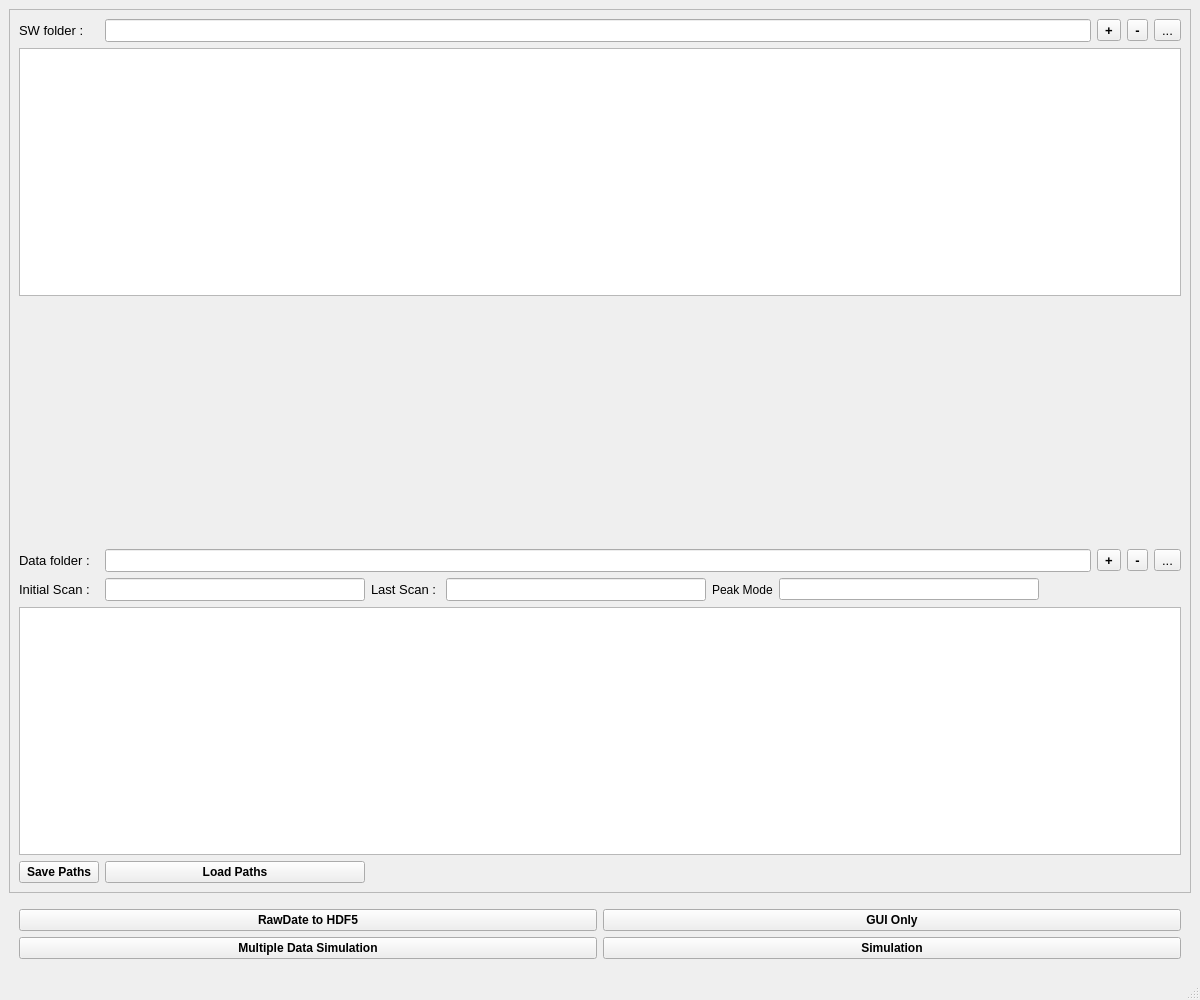
<?xml version="1.0" encoding="UTF-8"?>
<ui version="4.0">
 <class>MainWindow</class>
 <widget class="QMainWindow" name="MainWindow">
  <property name="geometry">
   <rect>
    <x>0</x>
    <y>0</y>
    <width>1200</width>
    <height>1000</height>
   </rect>
  </property>
  <property name="windowTitle">
   <string>Radar Simulation</string>
  </property>
  <widget class="QWidget" name="centralwidget">
   <layout class="QGridLayout" name="gridLayout">
    <item row="0" column="1">
     <widget class="QScrollArea" name="scrollArea">
      <property name="widgetResizable">
       <bool>true</bool>
      </property>
      <widget class="QWidget" name="scrollAreaWidgetContents">
       <property name="geometry">
        <rect>
         <x>0</x>
         <y>0</y>
         <width>1172</width>
         <height>836</height>
        </rect>
       </property>
       <layout class="QGridLayout" name="gridLayout_2">
        <item row="8" column="1">
         <widget class="QPushButton" name="pushButton_Load">
          <property name="font">
           <font>
            <weight>75</weight>
            <bold>true</bold>
           </font>
          </property>
          <property name="text">
           <string>Load Paths</string>
          </property>
         </widget>
        </item>
        <item row="2" column="0">
         <spacer name="verticalSpacer">
          <property name="orientation">
           <enum>Qt::Vertical</enum>
          </property>
          <property name="sizeHint" stdset="0">
           <size>
            <width>20</width>
            <height>40</height>
           </size>
          </property>
         </spacer>
        </item>
        <item row="3" column="0">
         <widget class="QLabel" name="label_2">
          <property name="font">
           <font>
            <pointsize>10</pointsize>
           </font>
          </property>
          <property name="text">
           <string>Data folder : </string>
          </property>
         </widget>
        </item>
        <item row="3" column="10">
         <widget class="QToolButton" name="toolButton_DelPath2">
          <property name="font">
           <font>
            <pointsize>10</pointsize>
            <weight>75</weight>
            <bold>true</bold>
           </font>
          </property>
          <property name="text">
           <string>-</string>
          </property>
         </widget>
        </item>
        <item row="3" column="11">
         <widget class="QToolButton" name="toolButton_Path2">
          <property name="font">
           <font>
            <pointsize>10</pointsize>
           </font>
          </property>
          <property name="text">
           <string>...</string>
          </property>
         </widget>
        </item>
        <item row="0" column="10">
         <widget class="QToolButton" name="toolButton_DelPath1">
          <property name="font">
           <font>
            <pointsize>10</pointsize>
            <weight>75</weight>
            <bold>true</bold>
           </font>
          </property>
          <property name="text">
           <string>-</string>
          </property>
         </widget>
        </item>
        <item row="3" column="1" colspan="8">
         <widget class="QLineEdit" name="lineEdit_Data_Path">
          <property name="font">
           <font>
            <pointsize>10</pointsize>
           </font>
          </property>
         </widget>
        </item>
        <item row="0" column="1" colspan="8">
         <widget class="QLineEdit" name="lineEdit_SW_Path">
          <property name="font">
           <font>
            <pointsize>10</pointsize>
           </font>
          </property>
         </widget>
        </item>
        <item row="0" column="0">
         <widget class="QLabel" name="label">
          <property name="font">
           <font>
            <pointsize>10</pointsize>
           </font>
          </property>
          <property name="text">
           <string>SW folder :</string>
          </property>
         </widget>
        </item>
        <item row="8" column="0">
         <widget class="QPushButton" name="pushButton_Save">
          <property name="font">
           <font>
            <weight>75</weight>
            <bold>true</bold>
           </font>
          </property>
          <property name="text">
           <string>Save Paths</string>
          </property>
         </widget>
        </item>
        <item row="0" column="11">
         <widget class="QToolButton" name="toolButton_Path1">
          <property name="font">
           <font>
            <pointsize>10</pointsize>
           </font>
          </property>
          <property name="text">
           <string>...</string>
          </property>
         </widget>
        </item>
        <item row="0" column="9">
         <widget class="QToolButton" name="toolButton_AddPath1">
          <property name="font">
           <font>
            <pointsize>10</pointsize>
            <weight>75</weight>
            <bold>true</bold>
           </font>
          </property>
          <property name="text">
           <string>+</string>
          </property>
         </widget>
        </item>
        <item row="1" column="0" colspan="12">
         <widget class="QListWidget" name="listWidget_SW"/>
        </item>
        <item row="3" column="9">
         <widget class="QToolButton" name="toolButton_AddPath2">
          <property name="font">
           <font>
            <pointsize>10</pointsize>
            <weight>75</weight>
            <bold>true</bold>
           </font>
          </property>
          <property name="text">
           <string>+</string>
          </property>
         </widget>
        </item>
        <item row="6" column="0">
         <widget class="QLabel" name="label_3">
          <property name="font">
           <font>
            <pointsize>10</pointsize>
           </font>
          </property>
          <property name="text">
           <string>Initial Scan : </string>
          </property>
         </widget>
        </item>
        <item row="6" column="1">
         <widget class="QLineEdit" name="lineEdit_InitScan">
          <property name="font">
           <font>
            <pointsize>10</pointsize>
           </font>
          </property>
         </widget>
        </item>
        <item row="6" column="2">
         <widget class="QLabel" name="label_4">
          <property name="font">
           <font>
            <pointsize>10</pointsize>
           </font>
          </property>
          <property name="text">
           <string>Last Scan : </string>
          </property>
         </widget>
        </item>
        <item row="7" column="0" colspan="12">
         <widget class="QListWidget" name="listWidget_Data"/>
        </item>
        <item row="6" column="3">
         <widget class="QLineEdit" name="lineEdit_LastScan">
          <property name="font">
           <font>
            <pointsize>10</pointsize>
           </font>
          </property>
         </widget>
        </item>
        <item row="6" column="4">
         <widget class="QLabel" name="label_5">
          <property name="text">
           <string>Peak Mode</string>
          </property>
         </widget>
        </item>
        <item row="6" column="5">
         <widget class="QLineEdit" name="lineEdit_PeakMode"/>
        </item>
        <item row="6" column="6" colspan="2">
         <spacer name="horizontalSpacer">
          <property name="orientation">
           <enum>Qt::Horizontal</enum>
          </property>
          <property name="sizeHint" stdset="0">
           <size>
            <width>40</width>
            <height>20</height>
           </size>
          </property>
         </spacer>
        </item>
       </layout>
      </widget>
     </widget>
    </item>
    <item row="2" column="1">
     <layout class="QGridLayout" name="gridLayout_4">
      <property name="leftMargin">
       <number>10</number>
      </property>
      <property name="topMargin">
       <number>10</number>
      </property>
      <property name="rightMargin">
       <number>10</number>
      </property>
      <property name="bottomMargin">
       <number>10</number>
      </property>
      <item row="3" column="3">
       <widget class="QPushButton" name="pushButton_Sim">
        <property name="font">
         <font>
          <weight>75</weight>
          <bold>true</bold>
         </font>
        </property>
        <property name="text">
         <string>Simulation</string>
        </property>
       </widget>
      </item>
      <item row="0" column="3">
       <widget class="QPushButton" name="pushButton_GUI">
        <property name="font">
         <font>
          <weight>75</weight>
          <bold>true</bold>
         </font>
        </property>
        <property name="text">
         <string>GUI Only</string>
        </property>
       </widget>
      </item>
      <item row="0" column="2">
       <widget class="QPushButton" name="pushButton_HDF5">
        <property name="font">
         <font>
          <weight>75</weight>
          <bold>true</bold>
         </font>
        </property>
        <property name="text">
         <string>RawDate to HDF5</string>
        </property>
       </widget>
      </item>
      <item row="3" column="2">
       <widget class="QPushButton" name="pushButton_MultiSim">
        <property name="font">
         <font>
          <weight>75</weight>
          <bold>true</bold>
         </font>
        </property>
        <property name="text">
         <string>Multiple Data Simulation</string>
        </property>
       </widget>
      </item>
     </layout>
    </item>
   </layout>
  </widget>
  <widget class="QStatusBar" name="statusbar"/>
 </widget>
 <tabstops>
  <tabstop>scrollArea</tabstop>
  <tabstop>lineEdit_SW_Path</tabstop>
  <tabstop>lineEdit_Data_Path</tabstop>
  <tabstop>toolButton_AddPath1</tabstop>
  <tabstop>toolButton_DelPath1</tabstop>
  <tabstop>toolButton_Path1</tabstop>
  <tabstop>toolButton_AddPath2</tabstop>
  <tabstop>toolButton_DelPath2</tabstop>
  <tabstop>toolButton_Path2</tabstop>
  <tabstop>listWidget_SW</tabstop>
  <tabstop>listWidget_Data</tabstop>
  <tabstop>pushButton_Save</tabstop>
  <tabstop>pushButton_Load</tabstop>
 </tabstops>
 <resources/>
 <connections/>
</ui>
